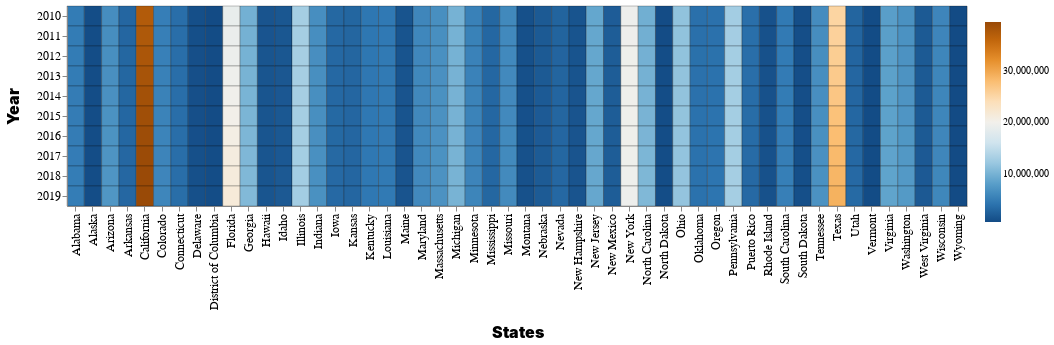

Notebook code cell kept with this figure:
### Code cell
import altair as alt

alt.themes.enable("dark")

heatmap = alt.Chart(df_reshaped).mark_rect().encode(
        y=alt.Y('year:O', axis=alt.Axis(title="Year", titleFontSize=16, titlePadding=15, titleFontWeight=900, labelAngle=0)),
        x=alt.X('states:O', axis=alt.Axis(title="States", titleFontSize=16, titlePadding=15, titleFontWeight=900)),
        color=alt.Color('max(population):Q',
                         legend=alt.Legend(title=" "),
                         scale=alt.Scale(scheme="blueorange")),
        stroke=alt.value('black'),
        strokeWidth=alt.value(0.25),
        #tooltip=[
        #    alt.Tooltip('year:O', title='Year'),
        #    alt.Tooltip('population:Q', title='Population')
        #]
    ).properties(width=900
    #).configure_legend(orient='bottom', titleFontSize=16, labelFontSize=14, titlePadding=0
    #).configure_axisX(labelFontSize=14)
    ).configure_axis(
    labelFontSize=12,
    titleFontSize=12
    )

heatmap

### Figure 1 — Vega-Lite specification as saved in the notebook (floating-point values rounded to 4 significant figures; data arrays with more than 128 entries replaced by an {"elided": "..."} marker saying what was removed)
{"usermeta": {"embedOptions": {"theme": "dark"}}, "config": {"view": {"continuousWidth": 300, "continuousHeight": 300}, "axis": {"labelFontSize": 12, "titleFontSize": 12}}, "data": {"name": "data-7289199e24b7d4479505b542a04c9478"}, "mark": {"type": "rect"}, "encoding": {"color": {"aggregate": "max", "field": "population", "legend": {"title": " "}, "scale": {"scheme": "blueorange"}, "type": "quantitative"}, "stroke": {"value": "black"}, "strokeWidth": {"value": 0.25}, "x": {"axis": {"title": "States", "titleFontSize": 16, "titleFontWeight": 900, "titlePadding": 15}, "field": "states", "type": "ordinal"}, "y": {"axis": {"labelAngle": 0, "title": "Year", "titleFontSize": 16, "titleFontWeight": 900, "titlePadding": 15}, "field": "year", "type": "ordinal"}}, "width": 900, "$schema": "https://vega.github.io/schema/vega-lite/v5.20.1.json", "datasets": {"data-7289199e24b7d4479505b542a04c9478": {"elided": "520 records"}}}
